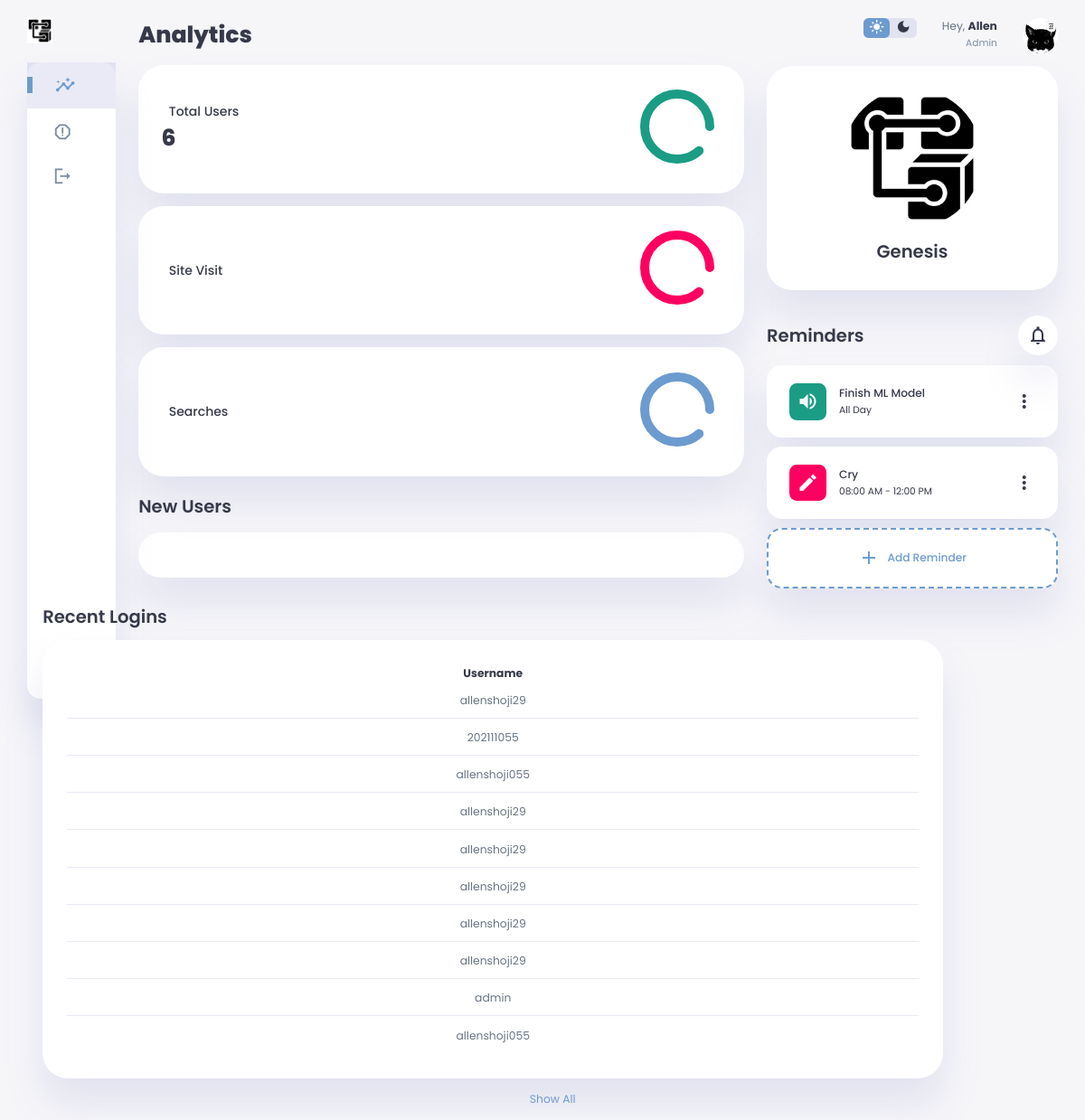
Page /admindash (signed in) on the committed database.
### website/models.py (models this page shows)
class LoginEvent(db.Model):
    id = db.Column(db.Integer, primary_key=True)
    email = db.Column(db.String(120), nullable=False)
    username = db.Column(db.String(120), nullable=False)
    timestamp = db.Column(db.DateTime(timezone=True), default=func.now())
    status = db.Column(db.String(64)) # online or offline

### website/views.py (the view)
@views.route('/admindash', methods=['GET', 'POST'])
@login_required
def admindash():
    if not current_user.is_admin:
        return redirect(url_for('views.userdash'))
    recent_login_events = LoginEvent.query.order_by(LoginEvent.timestamp.desc()).limit(10).all()
    users = User.query.all()
    now = datetime.now()
    new_users = [user for user in users if (now - user.date_created).total_seconds() < 24 * 3600]
    total_users = len(users)
    return render_template("admindash.html", user=current_user, users=users, recent_login_events=recent_login_events, new_users=new_users, total_users=total_users)

### main.py (called while the page is built)
@app.before_request
def before_request():
    global last_request_time
    last_request_time = time.time()

### website/templates/admindash.html (shortened to what this page needs)
<!DOCTYPE html>
<html lang="en">
  <head>
    <link rel="stylesheet" href="{{ url_for('static', filename='styleadminv2.css') }}" />
  </head>
  <body>
    <div class="container">
      <aside>
        <div class="toggle">
          <div class="logo">
            <img src="{{ url_for('static', filename='images/genesisicon.png') }}" />
          </div>
        </div>
        <div class="sidebar">
          <a href="#" class="active">
            <span class="material-icons-sharp">insights</span>
          </a>
          <a href="#">
            <span class="material-icons-sharp">report_gmailerrorred</span>
          </a>
          <a id="logout" class="logout" href="/logout">
            <span class="material-icons-sharp">logout</span>
          </a>
        </div>
      </aside>
      <main>
        <h1>Analytics</h1>
        <div class="analyse">
          <div class="sales">
            <div class="status">
              <div class="info">
                <h3>Total Users </h3>
                <h1>{{ total_users}}</h1>
              </div>
              <div class="progresss">
                <svg>
                  <circle cx="38" cy="38" r="36"></circle>
                </svg>
              </div>
            </div>
          </div>
          <div class="visits">
            <div class="status">
              <div class="info">
                <h3>Site Visit</h3>
              </div>
              <div class="progresss">
                <svg>
                  <circle cx="38" cy="38" r="36"></circle>
                </svg>
              </div>
            </div>
          </div>
          <div class="searches">
            <div class="status">
              <div class="info">
                <h3>Searches</h3>
              </div>
              <div class="progresss">
                <svg>
                  <circle cx="38" cy="38" r="36"></circle>
                </svg>
              </div>
            </div>
          </div>
        </div>
        <div class="new-users">
          <h2>New Users</h2>
          <div class="user-list">
          </div>
        </div>
        <div class="recent-logins">
          <h2>Recent Logins</h2>
          <table>
            <thead>
              <tr>
                <th>Username</th>
              </tr>
            </thead>
            <tbody>
              {% for login_event in recent_login_events %}
                <tr>
                  <td>{{ login_event.username }}</td>
                </tr>
              {% endfor %}
            </tbody>
          </table>
          <a href="#">Show All</a>
        </div>
      </main>
      <div class="right-section">
        <div class="nav">
          <div class="dark-mode">
            <span class="material-icons-sharp active">light_mode</span>
            <span class="material-icons-sharp">dark_mode</span>
          </div>
          <div class="profile">
            <div class="info">
              <p>
                Hey, <b>Allen</b>
              </p>
              <small class="text-muted">Admin</small>
            </div>
            <div class="profile-photo">
              <img src="{{ url_for('static', filename='images/adminv2.png') }}" />
            </div>
          </div>
        </div>
        <div class="user-profile">
          <div class="logo">
            <img src="{{ url_for('static', filename='images/genesisicon.png') }}" />
            <h2>Genesis</h2>
          </div>
        </div>
        <div class="reminders">
          <div class="header">
            <h2>Reminders</h2>
            <span class="material-icons-sharp">notifications_none</span>
          </div>
          <div class="notification">
            <div class="icon">
              <span class="material-icons-sharp">volume_up</span>
            </div>
            <div class="content">
              <div class="info">
                <h3>Finish ML Model</h3>
                <small class="text_muted">All Day</small>
              </div>
              <span class="material-icons-sharp">more_vert</span>
            </div>
          </div>
          <div class="notification deactive">
            <div class="icon">
              <span class="material-icons-sharp">edit</span>
            </div>
            <div class="content">
              <div class="info">
                <h3>Cry</h3>
                <small class="text_muted">08:00 AM - 12:00 PM</small>
              </div>
              <span class="material-icons-sharp">more_vert</span>
            </div>
          </div>
          <div class="notification add-reminder">
            <div>
              <span class="material-icons-sharp">add</span>
              <h3>Add Reminder</h3>
            </div>
          </div>
        </div>
      </div>
    </div>
  </body>
</html>

### rows in the picture
LoginEvent: username "allenshoji29"
LoginEvent: username "202111055"
LoginEvent: username "allenshoji055"
LoginEvent: username "allenshoji29"
LoginEvent: username "allenshoji29"
LoginEvent: username "allenshoji29"
LoginEvent: username "allenshoji29"
LoginEvent: username "allenshoji29"
LoginEvent: username "admin"
LoginEvent: username "allenshoji055"

### other values in the picture
{{ total_users }} "6"
